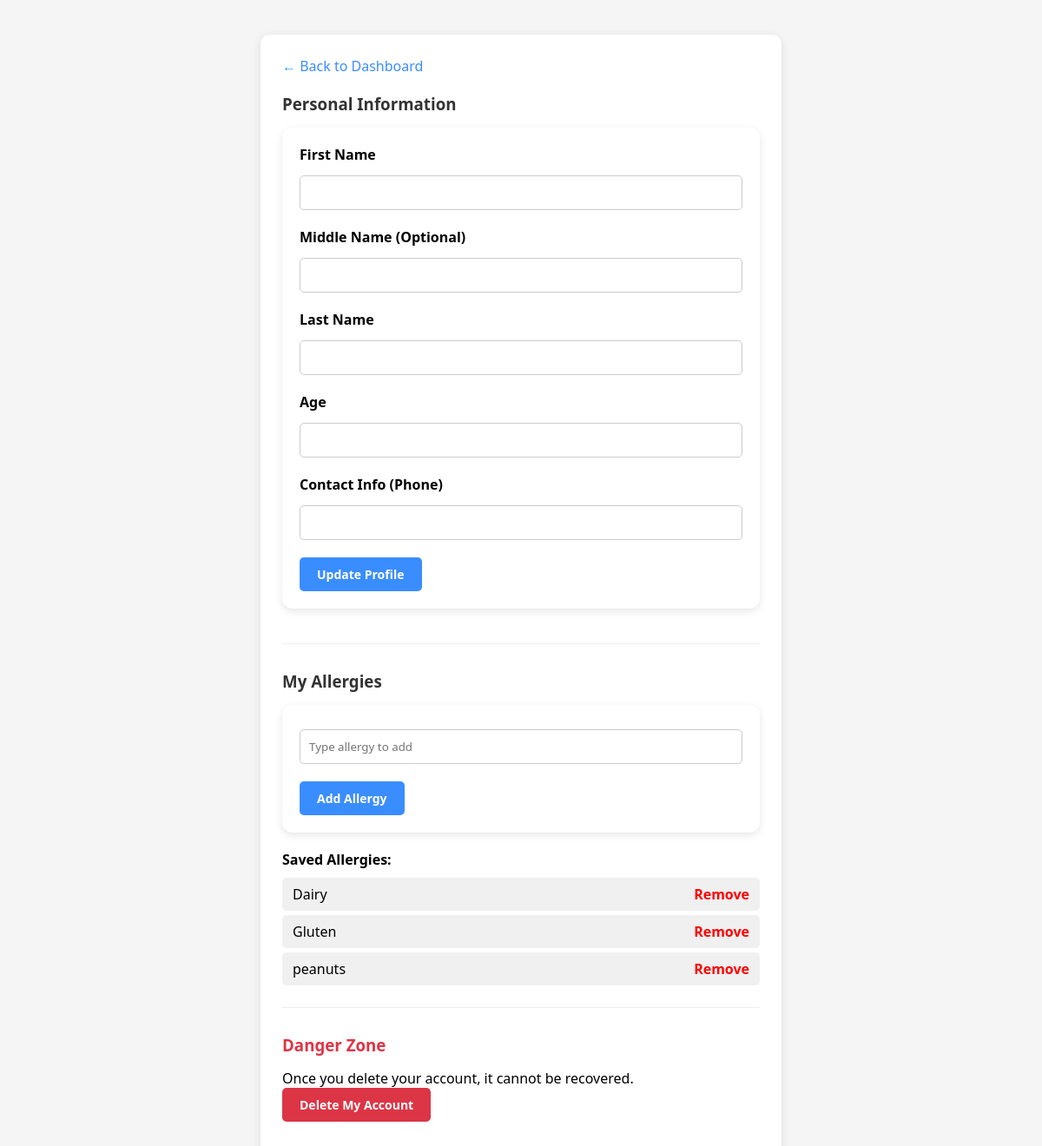
The app's page /client_profile.php (signed in) with its own data.
### tables this page shows
CREATE TABLE `users` (
  `id` int(11) NOT NULL,
  `username` varchar(100) DEFAULT NULL,
  `password` varchar(255) DEFAULT NULL,
  `role` enum('admin','staff','client') DEFAULT 'client',
  `first_name` varchar(100) DEFAULT NULL,
  `middle_name` varchar(100) DEFAULT NULL,
  `last_name` varchar(100) DEFAULT NULL,
  `age` int(3) DEFAULT NULL,
  `contact_info` varchar(20) DEFAULT NULL,
  `allergies` text DEFAULT NULL,
  `created_at` timestamp DEFAULT current_timestamp()
);

### client_profile.php (the view, shortened to what this page needs)
<?php
include "db.php";
$user_id = $_SESSION['user_id'];
$stmt = $conn->prepare("SELECT first_name, middle_name, last_name, age, contact_info, allergies FROM users WHERE id = ?");
$stmt->bind_param("i", $user_id);
$stmt->execute();
$result = $stmt->get_result();
$user = $result->fetch_assoc();
$allergies = $user['allergies'] ? explode(',', $user['allergies']) : [];
$allergy_array = array_map('trim', $allergies);
?>
<!DOCTYPE html>
<html lang="en">
<head>
<link rel="stylesheet" href="styles.css">
</head>
<body>
<div class="profile-container">
    <a href="client_dashboard.php" class="back-link">&larr; Back to Dashboard</a>
    <div class="profile-section">
        <h3>Personal Information</h3>
        <form method="post">
            <div class="form-group">
                <label>First Name</label>
                <input type="text" name="first_name" value="<?php echo htmlspecialchars($user['first_name'] ?? ''); ?>" required>
            </div>
            <div class="form-group">
                <label>Middle Name (Optional)</label>
                <input type="text" name="middle_name" value="<?php echo htmlspecialchars($user['middle_name'] ?? ''); ?>">
            </div>
            <div class="form-group">
                <label>Last Name</label>
                <input type="text" name="last_name" value="<?php echo htmlspecialchars($user['last_name'] ?? ''); ?>" required>
            </div>
            <div class="form-group">
                <label>Age</label>
                <input type="number" name="age" value="<?php echo htmlspecialchars($user['age'] ?? ''); ?>" min="1" max="120">
            </div>
            <div class="form-group">
                <label>Contact Info (Phone)</label>
                <input type="tel" name="contact_info" value="<?php echo htmlspecialchars($user['contact_info'] ?? ''); ?>">
            </div>
            <button type="submit" name="update_profile">Update Profile</button>
        </form>
    </div>
    <div class="profile-section">
        <h3>My Allergies</h3>
        <form method="post">
            <div class="form-group">
                <input type="text" name="allergy" placeholder="Type allergy to add" required>
            </div>
            <button type="submit" name="add">Add Allergy</button>
        </form>
        <h4 style="margin-top: 15px; margin-bottom: 10px;">Saved Allergies:</h4>
        <?php if(count($allergy_array) > 0): ?>
            <ul class="allergy-list">
            <?php foreach($allergy_array as $a): ?>
                <li>
                    <span><?php echo htmlspecialchars($a); ?></span>
                    <a href="?remove=<?php echo urlencode($a); ?>">Remove</a>
                </li>
            <?php endforeach; ?>
            </ul>
        <?php else: ?>
            <p style="color: #666;">No allergies added yet.</p>
        <?php endif; ?>
    </div>
    <div class="profile-section">
        <h3 style="color: #dc3545;">Danger Zone</h3>
        <p>Once you delete your account, it cannot be recovered.</p>
        <a href="?delete_profile=confirm" onclick="return confirm('Are you sure you want to delete your profile? This cannot be undone.')" style="display: inline-block;">
            <button class="delete-btn">Delete My Account</button>
        </a>
    </div>
</div>
</body>
</html>

### styles.css (style rules this page uses)
* { margin:0; padding:0; box-sizing:border-box; font-family: 'Segoe UI', Tahoma, Geneva, Verdana, sans-serif; }
body { background:#f5f5f5; padding:20px; }
h2, h3 { color:#333; margin-bottom:20px; }
button, .btn { padding:10px 20px; border:none; border-radius:8px; background:#3A8DFF; color:#fff; cursor:pointer; transition:0.3s; text-decoration:none; display:inline-block; font-size:14px; }
a { text-decoration:none; color:#3A8DFF; transition:0.3s; }
form { background:#fff; padding:20px; border-radius:12px; box-shadow:0 3px 10px rgba(0,0,0,0.1); margin-bottom:20px; }
input, select, textarea { width:100%; padding:12px; margin:8px 0; border:1px solid #ccc; border-radius:8px; outline:none; transition:0.3s; }

### client_profile.php (style rules this page uses)
.profile-container { max-width: 600px; margin: 20px auto; background: #fff; padding: 25px; border-radius: 10px; box-shadow: 0 2px 10px rgba(0,0,0,0.1); }
.profile-section { margin-bottom: 30px; border-bottom: 1px solid #eee; padding-bottom: 20px; }
.profile-section:last-child { border-bottom: none; }
.profile-section h3 { margin-bottom: 15px; color: #333; }
.form-group { margin-bottom: 12px; }
.form-group label { display: block; margin-bottom: 5px; font-weight: bold; }
.form-group input { width: 100%; padding: 10px; border: 1px solid #ccc; border-radius: 5px; }
button { padding: 10px 20px; background: #3A8DFF; color: white; border: none; border-radius: 5px; cursor: pointer; font-weight: bold; }
.allergy-list { list-style: none; }
.allergy-list li { background: #f0f0f0; padding: 8px 12px; margin: 5px 0; border-radius: 5px; display: flex; justify-content: space-between; align-items: center; }
.allergy-list a { color: red; text-decoration: none; font-weight: bold; }
.back-link { display: inline-block; margin-bottom: 20px; }
.delete-btn { background: #dc3545; }

### records on screen
users: allergies "Dairy", allergies "Gluten", allergies "peanuts"
